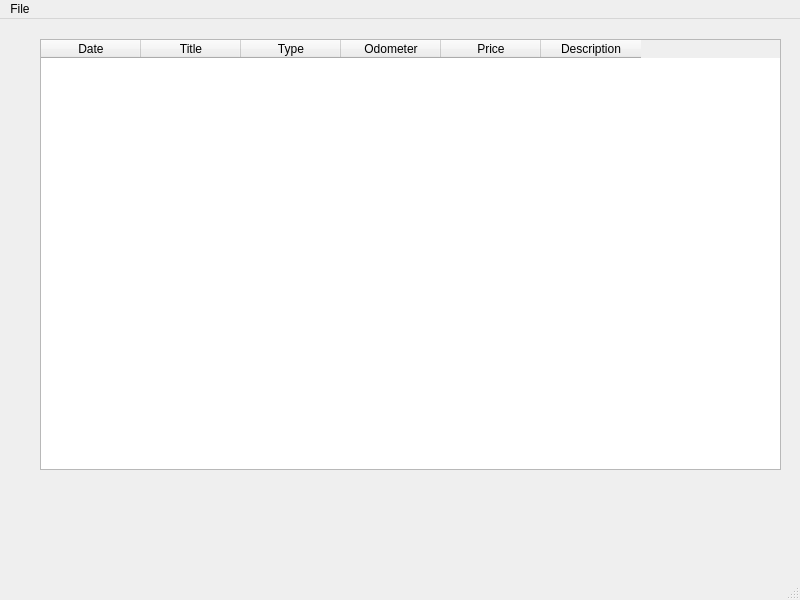
<?xml version="1.0" encoding="UTF-8"?>
<ui version="4.0">
 <class>MainWindow</class>
 <widget class="QMainWindow" name="MainWindow">
  <property name="geometry">
   <rect>
    <x>0</x>
    <y>0</y>
    <width>800</width>
    <height>600</height>
   </rect>
  </property>
  <property name="windowTitle">
   <string>MainWindow</string>
  </property>
  <widget class="QWidget" name="centralwidget">
   <widget class="QTableWidget" name="tableWidget">
    <property name="geometry">
     <rect>
      <x>40</x>
      <y>20</y>
      <width>741</width>
      <height>431</height>
     </rect>
    </property>
    <property name="editTriggers">
     <set>QAbstractItemView::NoEditTriggers</set>
    </property>
    <property name="selectionBehavior">
     <enum>QAbstractItemView::SelectRows</enum>
    </property>
    <property name="showGrid">
     <bool>true</bool>
    </property>
    <property name="sortingEnabled">
     <bool>false</bool>
    </property>
    <column>
     <property name="text">
      <string>Date</string>
     </property>
    </column>
    <column>
     <property name="text">
      <string>Title</string>
     </property>
    </column>
    <column>
     <property name="text">
      <string>Type</string>
     </property>
    </column>
    <column>
     <property name="text">
      <string>Odometer</string>
     </property>
    </column>
    <column>
     <property name="text">
      <string>Price</string>
     </property>
    </column>
    <column>
     <property name="text">
      <string>Description</string>
     </property>
    </column>
   </widget>
  </widget>
  <widget class="QMenuBar" name="menubar">
   <property name="geometry">
    <rect>
     <x>0</x>
     <y>0</y>
     <width>800</width>
     <height>24</height>
    </rect>
   </property>
   <widget class="QMenu" name="menuFile">
    <property name="title">
     <string>File</string>
    </property>
    <addaction name="actionOpen"/>
    <addaction name="actionSave"/>
    <addaction name="actionAdd_entry"/>
   </widget>
   <addaction name="menuFile"/>
  </widget>
  <widget class="QStatusBar" name="statusbar"/>
  <action name="actionOpen">
   <property name="text">
    <string>Open</string>
   </property>
   <property name="shortcut">
    <string>Ctrl+O</string>
   </property>
  </action>
  <action name="actionSave">
   <property name="text">
    <string>Save</string>
   </property>
   <property name="shortcut">
    <string>Ctrl+S</string>
   </property>
  </action>
  <action name="actionAdd_entry">
   <property name="text">
    <string>Add entry</string>
   </property>
   <property name="shortcut">
    <string>Ctrl+N</string>
   </property>
  </action>
 </widget>
 <resources/>
 <connections/>
</ui>
